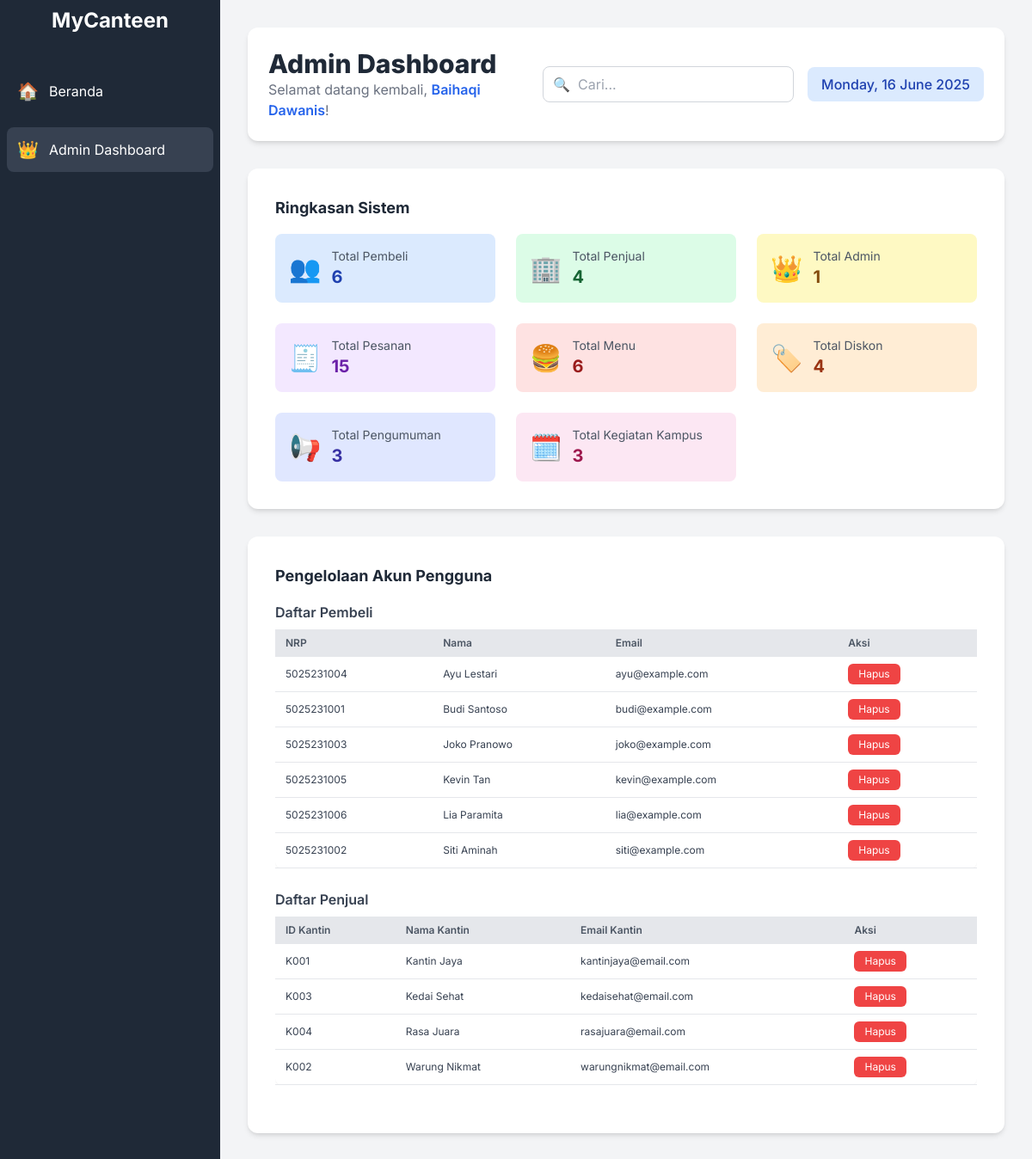
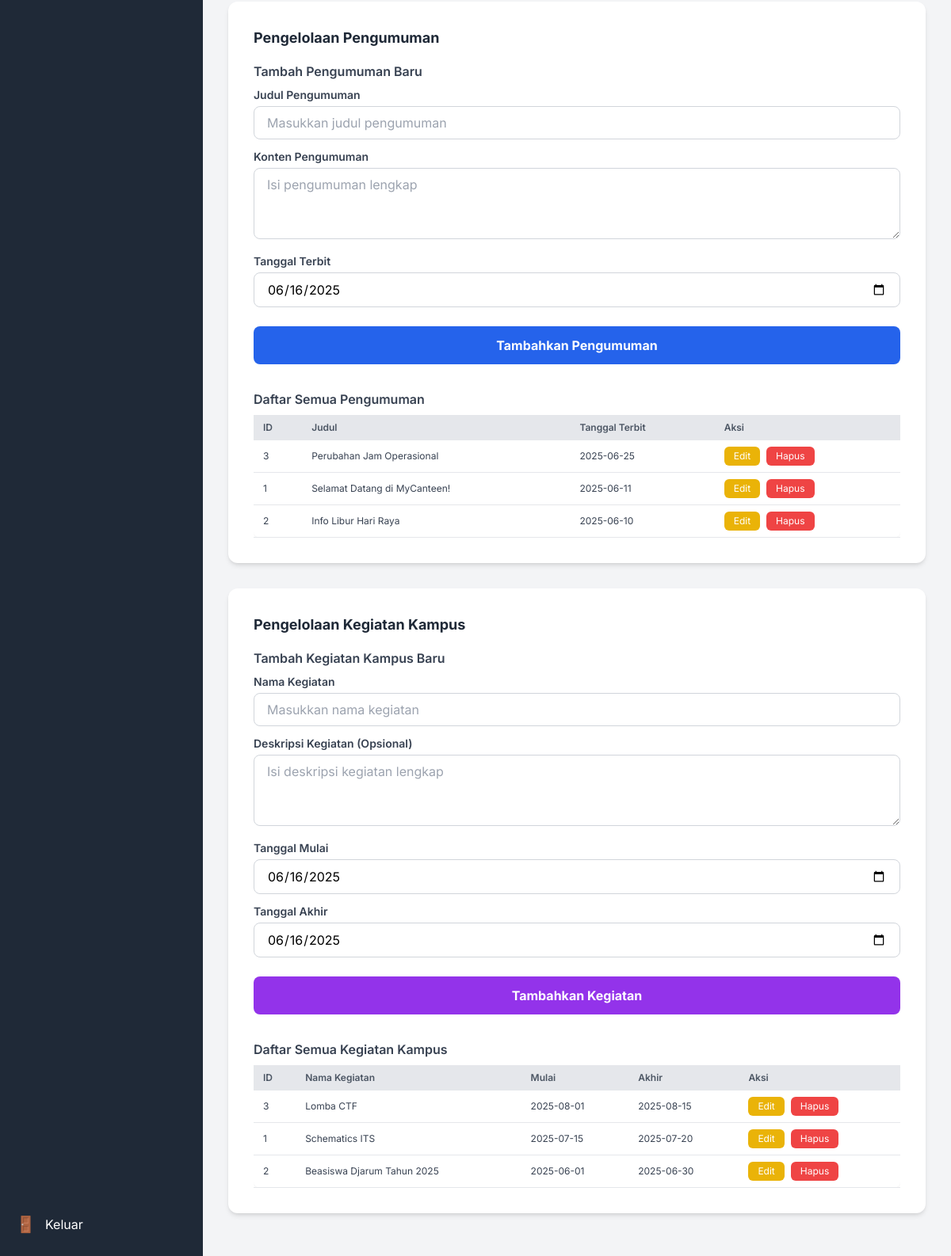
/index.php?page=admin_dashboard (signed in), run on the app's committed database (2 pictures, top to bottom).
### tables this page shows
CREATE TABLE Pembeli (
    nrp VARCHAR(10) PRIMARY KEY,
    nama VARCHAR(100) NOT NULL,
    email VARCHAR(255) UNIQUE NOT NULL,
    password VARCHAR(255) NOT NULL, 
    nomor_telepon VARCHAR(18) NOT NULL,
    alamat VARCHAR(255) NOT NULL
);

CREATE TABLE Penjual (
    id_kantin VARCHAR(4) PRIMARY KEY,
    nama_kantin VARCHAR(30) NOT NULL,
    nama_penanggung_jawab VARCHAR(100) NOT NULL,
    email_kantin VARCHAR(255) UNIQUE NOT NULL,
    password_kantin VARCHAR(255) NOT NULL, 
    nomor_telepon VARCHAR(18) NOT NULL
);

CREATE TABLE Pengumuman (
    id_pengumuman INT AUTO_INCREMENT PRIMARY KEY,
    judul VARCHAR(100) NOT NULL,
    konten TEXT NOT NULL,
    tanggal_terbit DATE NOT NULL
);

CREATE TABLE KegiatanKampus (
    id_kegiatan INT AUTO_INCREMENT PRIMARY KEY,
    nama_kegiatan VARCHAR(100) NOT NULL,
    deskripsi_kegiatan TEXT,
    tanggal_mulai DATE NOT NULL,
    tanggal_akhir DATE NOT NULL
);

### views/admin_dashboard_content.php (the view, shortened to what the rows shown need)
<div class="bg-white p-8 rounded-xl shadow-md mb-8">
    <div class="overflow-x-auto mb-6">
        <table class="min-w-full bg-white rounded-lg shadow-sm">
            <thead class="bg-gray-200">
                <tr>
                    <th class="py-2 px-3 text-left text-xs font-semibold text-gray-600">NRP</th>
                    <th class="py-2 px-3 text-left text-xs font-semibold text-gray-600">Nama</th>
                    <th class="py-2 px-3 text-left text-xs font-semibold text-gray-600">Email</th>
                    <th class="py-2 px-3 text-left text-xs font-semibold text-gray-600">Aksi</th>
                </tr>
            </thead>
            <tbody>
                <?php
                $query_all_pembeli = "SELECT nrp, nama, email FROM Pembeli ORDER BY nama";
                $result_all_pembeli = query_db($conn, $query_all_pembeli);
                if ($result_all_pembeli && mysqli_num_rows($result_all_pembeli) > 0) {
                    while ($pembeli = fetch_assoc_db($result_all_pembeli)) {
                        echo '<tr class="border-b border-gray-200 hover:bg-gray-50">';
                        echo '<td class="py-2 px-3 text-xs text-gray-700">' . htmlspecialchars($pembeli['nrp']) . '</td>';
                        echo '<td class="py-2 px-3 text-xs text-gray-700">' . htmlspecialchars($pembeli['nama']) . '</td>';
                        echo '<td class="py-2 px-3 text-xs text-gray-700">' . htmlspecialchars($pembeli['email']) . '</td>';
                        echo '<td class="py-2 px-3 text-xs text-gray-700">';
                        echo '<form method="POST" action="?page=admin_dashboard" onsubmit="return confirm(\'Anda yakin ingin menghapus akun Pembeli ini? Semua pesanan dan review terkait akan terhapus!\');">';
                        echo '<button type="submit" name="delete_user_submit" class="bg-red-500 text-white px-3 py-1 rounded-md hover:bg-red-600 transition-colors duration-200 text-xs">Hapus</button>';
                        echo '</form>';
                        echo '</td>';
                        echo '</tr>';
                    }
                } else {
                    echo '<tr><td colspan="4" class="py-3 text-center text-gray-500">Tidak ada data pembeli.</td></tr>';
                }
                ?>
            </tbody>
        </table>
    </div>
    <div class="overflow-x-auto mb-6">
        <table class="min-w-full bg-white rounded-lg shadow-sm">
            <thead class="bg-gray-200">
                <tr>
                    <th class="py-2 px-3 text-left text-xs font-semibold text-gray-600">ID Kantin</th>
                    <th class="py-2 px-3 text-left text-xs font-semibold text-gray-600">Nama Kantin</th>
                    <th class="py-2 px-3 text-left text-xs font-semibold text-gray-600">Email Kantin</th>
                    <th class="py-2 px-3 text-left text-xs font-semibold text-gray-600">Aksi</th>
                </tr>
            </thead>
            <tbody>
                <?php
                $query_all_penjual = "SELECT id_kantin, nama_kantin, email_kantin FROM Penjual ORDER BY nama_kantin";
                $result_all_penjual = query_db($conn, $query_all_penjual);
                if ($result_all_penjual && mysqli_num_rows($result_all_penjual) > 0) {
                    while ($penjual = fetch_assoc_db($result_all_penjual)) {
                        echo '<tr class="border-b border-gray-200 hover:bg-gray-50">';
                        echo '<td class="py-2 px-3 text-xs text-gray-700">' . htmlspecialchars($penjual['id_kantin']) . '</td>';
                        echo '<td class="py-2 px-3 text-xs text-gray-700">' . htmlspecialchars($penjual['nama_kantin']) . '</td>';
                        echo '<td class="py-2 px-3 text-xs text-gray-700">' . htmlspecialchars($penjual['email_kantin']) . '</td>';
                        echo '<td class="py-2 px-3 text-xs text-gray-700">';
                        echo '<form method="POST" action="?page=admin_dashboard" onsubmit="return confirm(\'Anda yakin ingin menghapus akun Penjual ini? Semua menu, diskon, pesanan terkait, dan review akan terhapus!\');">';
                        echo '<button type="submit" name="delete_user_submit" class="bg-red-500 text-white px-3 py-1 rounded-md hover:bg-red-600 transition-colors duration-200 text-xs">Hapus</button>';
                        echo '</form>';
                        echo '</td>';
                        echo '</tr>';
                    }
                } else {
                    echo '<tr><td colspan="4" class="py-3 text-center text-gray-500">Tidak ada data penjual.</td></tr>';
                }
                ?>
            </tbody>
        </table>
    </div>
</div>
<div class="bg-white p-8 rounded-xl shadow-md mb-8">
    <div class="overflow-x-auto">
        <table class="min-w-full bg-white rounded-lg shadow-sm">
            <thead class="bg-gray-200">
                <tr>
                    <th class="py-2 px-3 text-left text-xs font-semibold text-gray-600">ID</th>
                    <th class="py-2 px-3 text-left text-xs font-semibold text-gray-600">Judul</th>
                    <th class="py-2 px-3 text-left text-xs font-semibold text-gray-600">Tanggal Terbit</th>
                    <th class="py-2 px-3 text-left text-xs font-semibold text-gray-600">Aksi</th>
                </tr>
            </thead>
            <tbody>
                <?php
                $query_all_announcements = "SELECT id_pengumuman, judul, tanggal_terbit FROM Pengumuman ORDER BY tanggal_terbit DESC";
                $result_all_announcements = query_db($conn, $query_all_announcements);
                if ($result_all_announcements && mysqli_num_rows($result_all_announcements) > 0) {
                    while ($announcement = fetch_assoc_db($result_all_announcements)) {
                        echo '<tr class="border-b border-gray-200 hover:bg-gray-50">';
                        echo '<td class="py-2 px-3 text-xs text-gray-700">' . htmlspecialchars($announcement['id_pengumuman']) . '</td>';
                        echo '<td class="py-2 px-3 text-xs text-gray-700">' . htmlspecialchars($announcement['judul']) . '</td>';
                        echo '<td class="py-2 px-3 text-xs text-gray-700">' . htmlspecialchars($announcement['tanggal_terbit']) . '</td>';
                        echo '<td class="py-2 px-3 text-xs text-gray-700 flex space-x-2">';
                        echo '<a href="?page=admin_dashboard&edit_announcement_id=' . htmlspecialchars($announcement['id_pengumuman']) . '" class="bg-yellow-500 text-white px-3 py-1 rounded-md hover:bg-yellow-600 transition-colors duration-200 text-xs">Edit</a>';
                        echo '<form method="POST" action="?page=admin_dashboard" onsubmit="return confirm(\'Anda yakin ingin menghapus pengumuman ini?\');">';
                        echo '<button type="submit" name="delete_announcement_submit" class="bg-red-500 text-white px-3 py-1 rounded-md hover:bg-red-600 transition-colors duration-200 text-xs">Hapus</button>';
                        echo '</form>';
                        echo '</td>';
                        echo '</tr>';
                    }
                } else {
                    echo '<tr><td colspan="4" class="py-3 text-center text-gray-500">Tidak ada pengumuman.</td></tr>';
                }
                ?>
            </tbody>
        </table>
    </div>
</div>
<div class="bg-white p-8 rounded-xl shadow-md mb-8">
    <div class="overflow-x-auto">
        <table class="min-w-full bg-white rounded-lg shadow-sm">
            <thead class="bg-gray-200">
                <tr>
                    <th class="py-2 px-3 text-left text-xs font-semibold text-gray-600">ID</th>
                    <th class="py-2 px-3 text-left text-xs font-semibold text-gray-600">Nama Kegiatan</th>
                    <th class="py-2 px-3 text-left text-xs font-semibold text-gray-600">Mulai</th>
                    <th class="py-2 px-3 text-left text-xs font-semibold text-gray-600">Akhir</th>
                    <th class="py-2 px-3 text-left text-xs font-semibold text-gray-600">Aksi</th>
                </tr>
            </thead>
            <tbody>
                <?php
                $query_all_kegiatan = "SELECT id_kegiatan, nama_kegiatan, tanggal_mulai, tanggal_akhir FROM KegiatanKampus ORDER BY tanggal_mulai DESC";
                $result_all_kegiatan = query_db($conn, $query_all_kegiatan);
                if ($result_all_kegiatan && mysqli_num_rows($result_all_kegiatan) > 0) {
                    while ($kegiatan = fetch_assoc_db($result_all_kegiatan)) {
                        echo '<tr class="border-b border-gray-200 hover:bg-gray-50">';
                        echo '<td class="py-2 px-3 text-xs text-gray-700">' . htmlspecialchars($kegiatan['id_kegiatan']) . '</td>';
                        echo '<td class="py-2 px-3 text-xs text-gray-700">' . htmlspecialchars($kegiatan['nama_kegiatan']) . '</td>';
                        echo '<td class="py-2 px-3 text-xs text-gray-700">' . htmlspecialchars($kegiatan['tanggal_mulai']) . '</td>';
                        echo '<td class="py-2 px-3 text-xs text-gray-700">' . htmlspecialchars($kegiatan['tanggal_akhir']) . '</td>';
                        echo '<td class="py-2 px-3 text-xs text-gray-700 flex space-x-2">';
                        echo '<a href="?page=admin_dashboard&edit_kegiatan_id=' . htmlspecialchars($kegiatan['id_kegiatan']) . '" class="bg-yellow-500 text-white px-3 py-1 rounded-md hover:bg-yellow-600 transition-colors duration-200 text-xs">Edit</a>';
                        echo '<form method="POST" action="?page=admin_dashboard" onsubmit="return confirm(\'Anda yakin ingin menghapus kegiatan ini?\');">';
                        echo '<button type="submit" name="delete_kegiatan_submit" class="bg-red-500 text-white px-3 py-1 rounded-md hover:bg-red-600 transition-colors duration-200 text-xs">Hapus</button>';
                        echo '</form>';
                        echo '</td>';
                        echo '</tr>';
                    }
                } else {
                    echo '<tr><td colspan="5" class="py-3 text-center text-gray-500">Tidak ada kegiatan kampus.</td></tr>';
                }
                ?>
            </tbody>
        </table>
    </div>
</div>

### data on the page
pembeli: nrp "5025231004", nama "Ayu Lestari", email "ayu@example.com"
pembeli: nrp "5025231001", nama "Budi Santoso", email "budi@example.com"
pembeli: nrp "5025231003", nama "Joko Pranowo", email "joko@example.com"
pembeli: nrp "5025231005", nama "Kevin Tan", email "kevin@example.com"
pembeli: nrp "5025231006", nama "Lia Paramita", email "lia@example.com"
pembeli: nrp "5025231002", nama "Siti Aminah", email "siti@example.com"
penjual: id_kantin "K001", nama_kantin "Kantin Jaya", email_kantin "kantinjaya@email.com"
penjual: id_kantin "K003", nama_kantin "Kedai Sehat", email_kantin "kedaisehat@email.com"
penjual: id_kantin "K004", nama_kantin "Rasa Juara", email_kantin "rasajuara@email.com"
penjual: id_kantin "K002", nama_kantin "Warung Nikmat", email_kantin "warungnikmat@email.com"
pengumuman: id_pengumuman "3", judul "Perubahan Jam Operasional", tanggal_terbit "2025-06-25"
pengumuman: id_pengumuman "1", judul "Selamat Datang di MyCanteen!", tanggal_terbit "2025-06-11"
pengumuman: id_pengumuman "2", judul "Info Libur Hari Raya", tanggal_terbit "2025-06-10"
kegiatankampus: id_kegiatan "3", nama_kegiatan "Lomba CTF", tanggal_mulai "2025-08-01", tanggal_akhir "2025-08-15"
kegiatankampus: id_kegiatan "1", nama_kegiatan "Schematics ITS", tanggal_mulai "2025-07-15", tanggal_akhir "2025-07-20"
kegiatankampus: id_kegiatan "2", nama_kegiatan "Beasiswa Djarum Tahun 2025", tanggal_mulai "2025-06-01", tanggal_akhir "2025-06-30"

### other printed values
$_SESSION['username'] "Baihaqi Dawanis"
$total_pembeli "6"
$total_penjual "4"
$total_admin "1"
$total_pesanan "15"
$total_menu "6"
$total_diskon "4"
$total_pengumuman "3"
$total_kegiatan "3"
